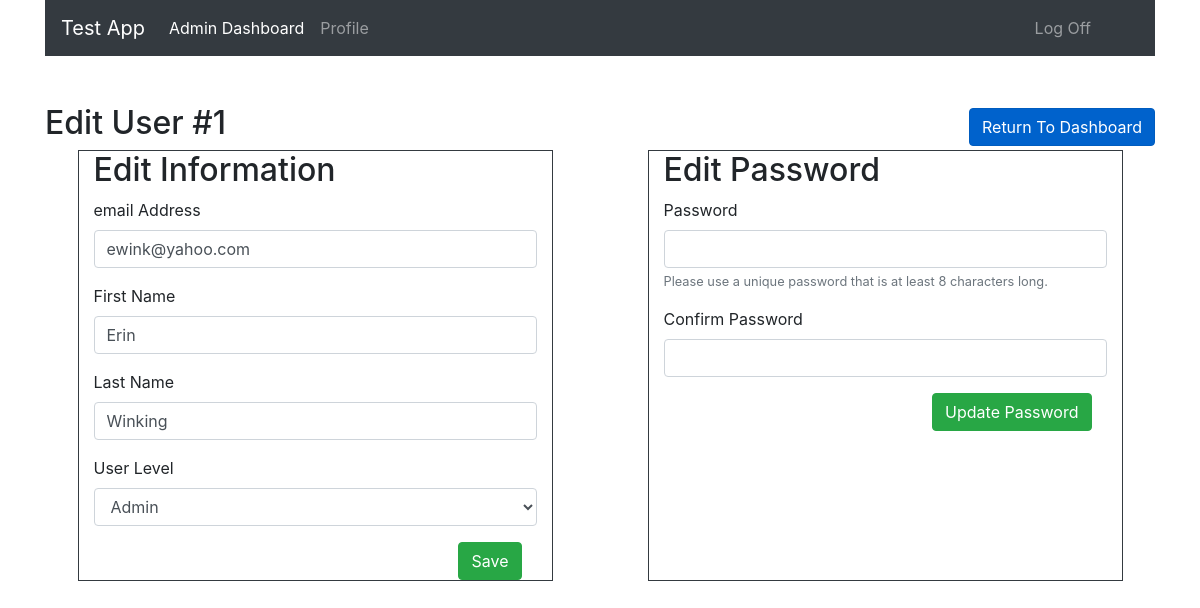
The page /users/edit/1 (signed in) on the database its author committed.
### DashboardApp/models.py (models this page shows)
class User(models.Model):
    email = models.EmailField()
    first_name = models.CharField(max_length = 255)
    last_name = models.CharField(max_length = 255)
    password = models.CharField(max_length = 255)
    description = models.TextField(default = 'Set Your Description!')
    user_level = models.IntegerField(default = 1)
    created_at = models.DateTimeField(auto_now_add = True)
    updated_at = models.DateTimeField(auto_now = True)
    objects = UserManager()

### DashboardApp/views.py (the view)
# urls.py: path('users/edit/<int:userid>', views.edit_user_profile, name = 'edit_user_profile'),
def edit_user_profile(request, userid):
    if not request.session['userlevel'] == 9:
        messages.error(request, 'Sorry, you must be an administrator to access this page.', extra_tags = 'danger')
        return redirect('dashboard')
    context = {
        'user': User.objects.get(id = userid),
        'page_title': f'Edit User ID #{userid}'
    }
    return render(request, 'html/edit_user.html', context)

### DashboardApp/templates/html/edit_user.html (shortened to what this page needs)
{% extends 'html/base.html' %}
{% block content %}
<nav class="navbar navbar-expand-lg navbar-dark bg-dark">
    <a class="navbar-brand" href="{% url 'home' %}">Test App</a>
    <div class="collapse navbar-collapse" id="navbarText">
        <ul class="navbar-nav mr-auto">
            <li class="nav-item active">
                <a class="nav-link" href="{% url 'admin_dashboard' %}">Admin Dashboard</a>
            </li>
            <li class="nav-item">
                <a class="nav-link" href="{% url 'user_profile' current_user.id %}">Profile</a>
            </li>
        </ul>
    <a href="{% url 'logoff' %}" class="navbar-text mr-5">Log Off</a>
</nav>
<div class="row justify-content-between align-items-center mt-5">
    <div class="col-6">
        <h2>Edit User #{{ user.id }}</h2>
    </div>
    <div class="col-6 text-right">
        <a href="{% url 'admin_dashboard' %}" class="btn btn-primary active" role="button" aria-pressed="true">Return To Dashboard</a>
    </div>
</div>
<div class="row justify-content-around">
    <div class="col-5 border border-dark">
        <h2>Edit Information</h2>
        <form action="{% url 'process_edit_user_profile' user.id %}" method="POST">
            <div class="form-group">
                <label for="email">email Address</label>
                <input type="email" name="email" id="email" class="form-control" value="{{ user.email }}">
            </div>
            <div class="form-group">
                <label for="first-name">First Name</label>
                <input type="text" name="first-name" id="first-name" class="form-control" value="{{ user.first_name }}">
            </div>
            <div class="form-group">
                <label for="last-name">Last Name</label>
                <input type="text" name="last-name" id="last-name" class="form-control" value="{{ user.last_name }}">
            </div>
            <div class="form-group">
                <label for="user-level">User Level</label>
                <select class="form-control" id="user-level" name="user-level">
                    {% if user.user_level == 1 %}
                    <option selected value="1">Normal</option>
                    <option value="9">Admin</option>
                    {% else %}
                    <option selected value="9">Admin</option>
                    {% endif %}
                </select>
            </div>
            <div class="col text-right">
                <button type="submit" class="btn btn-success">Save</button>
            </div>
        </form>
    </div>
    <div class="col-5 border border-dark">
        <h2>Edit Password</h2>
        <form action="{% url 'process_edit_user_password' user.id %}" method="post">
            <div class="form-group">
                <label for="password">Password</label>
                <input type="password" name="password" id="password" aria-describedby="password-help" class="form-control">
                <small id="password-help" class="form-text text-muted">Please use a unique password that is at least 8 characters long.</small>
            </div>
            <div class="form-group">
                <label for="confirm-pw">Confirm Password</label>
                <input type="password" name="confirm-pw" id="confirm-pw" class="form-control">
            </div>
            <div class="col text-right">
                <button type="submit" class="btn btn-success">Update Password</button>
            </div>
        </form>
    </div>
</div>
{% endblock content %}

### rows shown on the page
User: id "1", email "ewink@yahoo.com", first-name "Erin", last-name "Winking", user-level "Admin"
